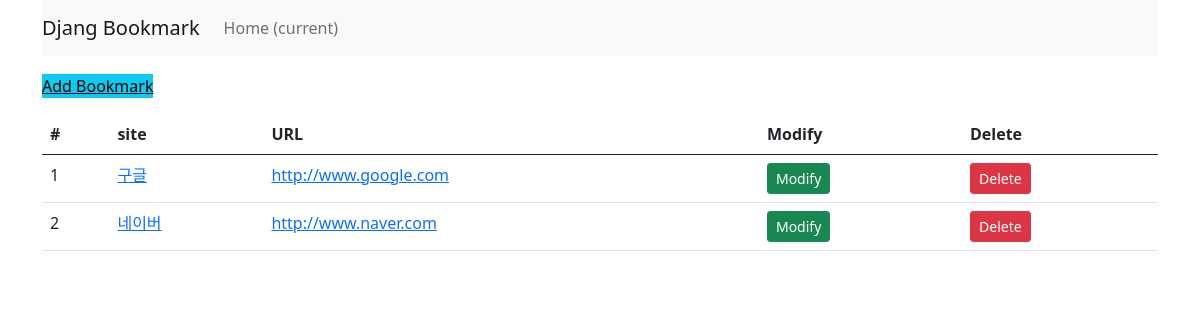
/, run on an earlier commit of the app's database.
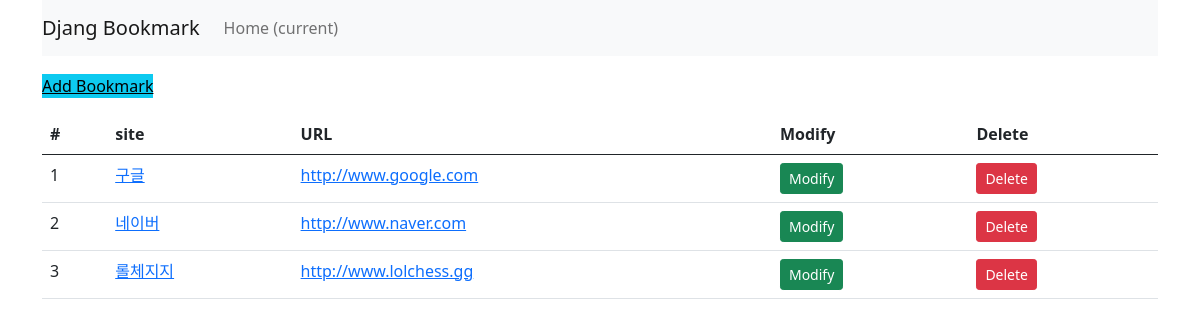
And on a later commit of the database.
### bookmark/models.py (models this page shows, shortened)
class Bookmark(models.Model):
    site_name = models.CharField(max_length=100)
    url = models.URLField('Site URL')

### bookmark/views.py (the view)
# urls.py: path('',BookmarkListView.as_view(),name='list'),
class BookmarkListView(ListView):
    model = Bookmark
    paginate_by = 3

### bookmark/templates/bookmark/bookmark_list.html (shortened to what this page needs)
<!DOCTYPE html>
<html lang="en">
<head>
</head>
<body>
{% extends 'base.html' %}
{% block content %}
    <div class="btn-group">
        <a href="{% url 'add' %}" class="btn-info">Add Bookmark</a>
    </div>
    <table class="table">
        <thead>
        <tr>
            <th scope="col">#</th>
            <th scope="col">site</th>
            <th scope="col">URL</th>
            <th scope="col">Modify</th>
            <th scope="col">Delete</th>
        </tr>
        </thead>
        <tbody>
        {% for bookmark in object_list %}
            <tr>
                <td>{{forloop.counter}}</td>
                <td><a href="{% url 'detail' pk=bookmark.id %}">{{bookmark.site_name}}</a></td>
                <td><a href="{{bookmark.url}}" target="_blank">{{bookmark.url}}</a></td>
                <td><a href="{% url 'update' pk=bookmark.id %}" class="btn btn-success btn-sm">Modify</a></td>
                <td><a href="{% url 'delete' pk=bookmark.id %}" class="btn btn-danger btn-sm">Delete</a></td>
            </tr>
        {% endfor %}
        </tbody>
    </table>
{% endblock %}

### templates/base.html (shortened to what this page needs)
<!DOCTYPE html>
<html lang="en">
<head>
    <link href="https://cdn.jsdelivr.net/npm/bootstrap@5.0.1/dist/css/bootstrap.min.css" rel="stylesheet">
</head>
<body>
<div class="container">
    <nav class="navbar navbar-expand-lg navbar-light bg-light">
        <a class="navbar-brand" href="#">Djang Bookmark</a>
        <div class="collapse navbar-collapse" id="navbarSupportedContent">
            <ul class="navbar-nav mr-auto">
                <li class="nav-item active">
                    <a class="nav-link" href="#">Home
                        <span class="sr-only">(current)</span>
                    </a>
                </li>
            </ul>
        </div>
    </nav>
    <div class="row">
        <div class="col">
            {% block content %}
            {% endblock %}
        </div>
    </div>
</div>
</body>
</html>

What changed in the data, as far as the page shows it:
added Bookmark: site_name "롤체지지", url "http://www.lolchess.gg"
